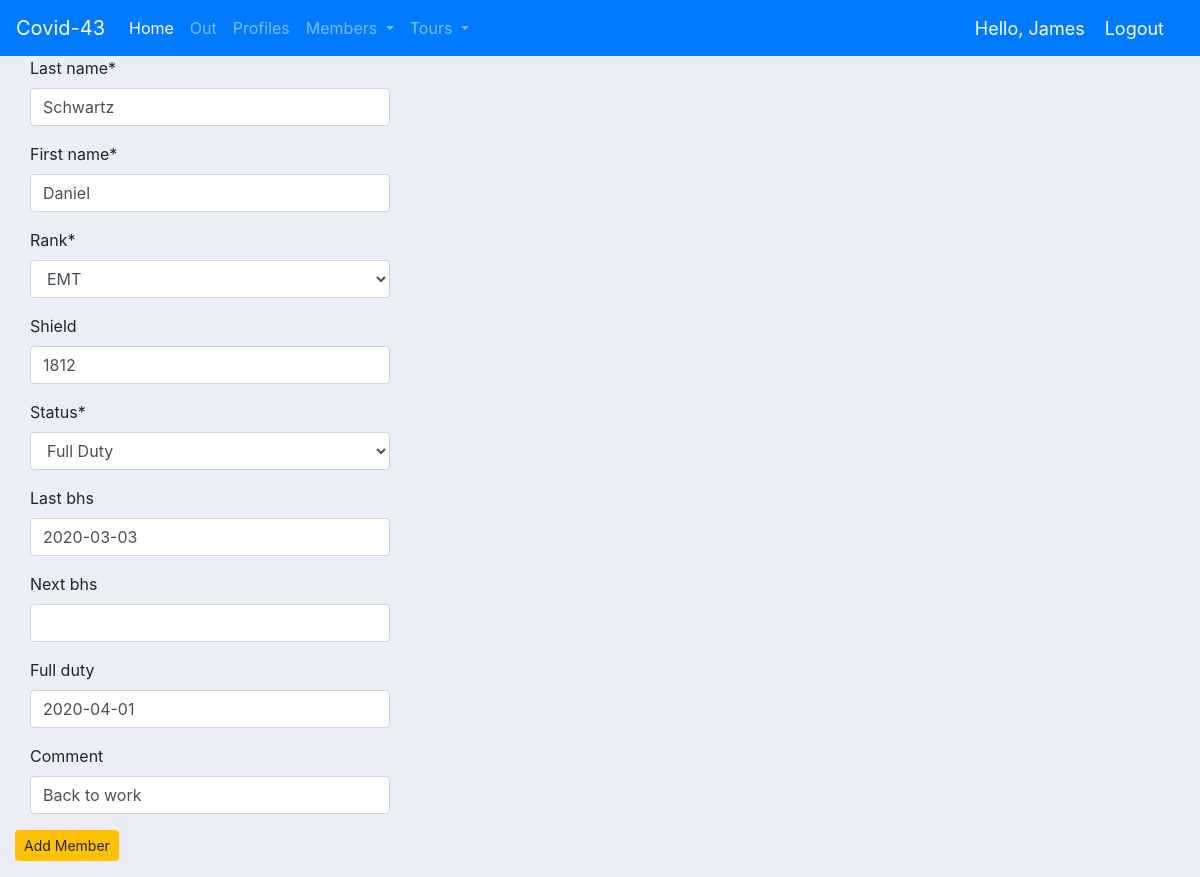
Page /updateout/1/ (signed in) on the committed database.
### members/models.py (models this page shows, shortened)
class Quarintine(models.Model):
    status = [
        ('Medical Leave', 'Medical Leave'),
        ('Full Duty', 'Full Duty'),
        ('Light Duty', 'Light Duty'),
        ('Military Leave', 'Military Leave'),
    ]
    rank = [
        ('EMT', 'EMT'),
        ('Medic', 'Medic'),
        ('Lt', 'Lt'),
        ('Capt', 'Capt')
    ]
    last_name = models.CharField(max_length=20)
    first_name = models.CharField(max_length=20)
    rank = models.CharField(max_length=6, choices=rank)
    shield = models.IntegerField(null=True, blank=True)
    status = models.CharField(max_length=30, choices=status)
    last_bhs = models.DateField(auto_now=False, auto_now_add=False, blank=True, null=True)
    next_bhs = models.DateField(auto_now=False, auto_now_add=False, blank=True, null=True)
    full_duty = models.DateField(auto_now=False, auto_now_add=False, blank=True, null=True)
    comment = models.CharField(max_length=200, null=True, blank=True)

### members/decorators.py (the view)
        def wrapper_func(request, *args, **kwargs):
            group = None
            if request.user.groups.exists():
                group = request.user.groups.all()[0].name
            if group in allowed_roles:
                return view_func(request, *args, **kwargs)
            else:
                return redirect('return')

### members/forms.py
class SickForm(ModelForm):
    class Meta:
        model = Quarintine
        fields = '__all__'

### members/views.py (called while the page is built)
@login_required(login_url='login')
@allowed_users(allowed_roles=['officers'])
def updateout(request, pk):
    member = Quarintine.objects.get(id=pk)
    form = SickForm(instance=member)
    if request.method == 'POST':
        form = SickForm(request.POST, instance=member)
        if form.is_valid():
            form.save()
            return redirect('/')
    context = {
        'form': form,
    }
    return render(request, 'members/addout.html', context)

### members/templates/members/addout.html (shortened to what this page needs)
{% extends 'members/main.html' %}
{% load crispy_forms_tags %}
{% block content %}
<form action='' method='POST'>
    <div class='container-fluid'>
        <div class='row'>
            <div class='col-4'>
                {{ form|crispy}}
            </div>
        </div>
    </div>
    <input type='submit' class='btn btn-sm btn-warning' value='Add Member'>
</form>
{% endblock content %}

### members/templates/members/nav_bar.html (shortened to what this page needs)
<nav class="navbar navbar-expand-lg navbar-dark bg-primary">
  <a class="navbar-brand" href="#">Covid-43</a>
  <div class="collapse navbar-collapse" id="navbarNavDropdown">
    <ul class="navbar-nav">
      <li class="nav-item active">
        <a class="nav-link" href="{% url 'index' %}">Home <span class="sr-only">(current)</span></a>
      </li>
      {% if request.user.is_staff %}
      <li class="nav-item">
        <a class="nav-link" href="{% url 'out' %}">Out</a>
      </li>
      <li class="nav-item">
        <a class="nav-link" href="{% url 'members' %}">Profiles</a>
      </li>
      <li class="nav-item dropdown">
        <a class="nav-link dropdown-toggle" href="#" id="navbarDropdownMenuLink" role="button" data-toggle="dropdown" aria-haspopup="true" aria-expanded="false">
          Members
        </a>
      </li>
      <li class="nav-item dropdown">
        <a class="nav-link dropdown-toggle" href="#" id="navbarDropdownMenuLink" role="button" data-toggle="dropdown" aria-haspopup="true" aria-expanded="false">
          Tours
        </a>
      </li>
      {% endif %}
    </ul>
  </div>
  <span class='hello-msg'>Hello, {{request.user.first_name}} </span>
   <span><a href="{% url 'logout' %}" class='hello-msg' >Logout</a></span>
</nav>

### static/css/main.css (style rules this page uses)
body { background-color: #ebeff5; }

### members/templates/members/nav_bar.html (style rules this page uses)
.hello-msg { font-size: 18px; color: #fff; margin-right: 20px; }

### rows in the picture
Quarintine: last_name "Schwartz", first_name "Daniel", rank "EMT", shield "1812", status "Full Duty", last_bhs "2020-03-03", full_duty "2020-04-01", comment "Back to work"

### other values in the picture
{{ request.user.first_name }} "James"
